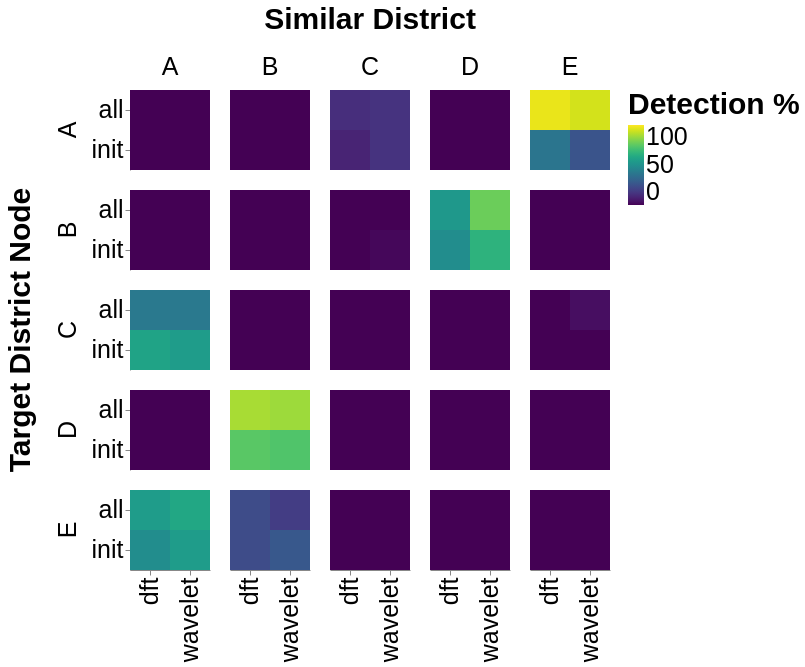

Notebook code for this chart:
### Code cell
import pandas as pd
import itertools
import altair as alt

# Get all unique values
all_targets = row_order
all_similars = sorted(plot_similar_P2_hyper['similar_districts'].unique())
all_metrics = sorted(plot_similar_P2_hyper['metric'].unique())
all_ep_tags = sorted(plot_similar_P2_hyper['ep_tag'].unique())

# 1. Create full Cartesian product of all combinations
all_combos = pd.DataFrame(
    list(itertools.product(all_targets, all_similars, all_metrics, all_ep_tags)),
    columns=['target_district_node', 'similar_districts', 'metric', 'ep_tag']
)

# 2. Merge with your actual data
plot_filled = all_combos.merge(
    plot_similar_P2_hyper,
    on=['target_district_node', 'similar_districts', 'metric', 'ep_tag'],
    how='left'
)

plot_filled = plot_filled[(plot_filled['metric'].isin(['wavelet', 'dft'])) & (plot_filled['ep_tag'] != 'selected')]

# 3. Fill missing values with 0
for col in ['detection', 'count', 'detection_pc']:
    if col in plot_filled.columns:
        plot_filled[col] = plot_filled[col].fillna(0)

# 4. Mark self-comparison cases
plot_filled['is_self'] = plot_filled['target_district_node'] == plot_filled['similar_districts']

# 5. Ensure categorical ordering
plot_filled['target_district_node'] = pd.Categorical(plot_filled['target_district_node'], categories=all_targets, ordered=True)
plot_filled['similar_districts'] = pd.Categorical(plot_filled['similar_districts'], categories=all_similars, ordered=True)

# 6. Build Altair chart with conditional color
base = alt.Chart(plot_filled).mark_rect().encode(
    x=alt.X('metric:N', title=''),
    y=alt.Y('ep_tag:N', title=''),
    color=alt.Color(
        'detection_pc:Q',
        scale=alt.Scale(domain=[0, 100], scheme='viridis'),
        title='Detection %',
        legend=alt.Legend(
            labelFontSize=25,
            titleFontSize=30,
            symbolSize=5000
        )
    ),
    tooltip=[
        'target_district_node:N',
        'similar_districts:N',
        'metric:N',
        'ep_tag:N',
        alt.Tooltip('detection_pc:Q', format='.1f', title='Detection %')
    ]
).properties(width=80, height=80)

heatmap = (
    base
    .facet(
        row=alt.Row('target_district_node:N', sort=all_targets, title='Target District Node'),
        column=alt.Column('similar_districts:N', title='Similar District')
    )
    .configure_view(stroke=None)

    # Axis labels & titles
    .configure_axis(
        labelFontSize=25,
        titleFontSize=30
    )

    # Facet labels (row/column headers)
    .configure_header(
        labelFontSize=25,
        titleFontSize=30
    )

    # Legend text & title
    .configure_legend(
        labelFontSize=25,
        titleFontSize=30
    )

    # Chart title
    .configure_title(
        fontSize=16
    )
)


heatmap

### Figure 1 — Vega-Lite specification as saved in the notebook (floating-point values rounded to 4 significant figures)
{"config": {"view": {"continuousWidth": 300, "continuousHeight": 300, "stroke": null}, "axis": {"labelFontSize": 25, "titleFontSize": 30}, "header": {"labelFontSize": 25, "titleFontSize": 30}, "legend": {"labelFontSize": 25, "titleFontSize": 30}, "title": {"fontSize": 16}}, "data": {"name": "data-d038bcf6a645fc0b268c14a86fb260aa"}, "facet": {"column": {"field": "similar_districts", "title": "Similar District", "type": "nominal"}, "row": {"field": "target_district_node", "sort": ["A", "B", "C", "D", "E"], "title": "Target District Node", "type": "nominal"}}, "spec": {"mark": {"type": "rect"}, "encoding": {"color": {"field": "detection_pc", "legend": {"labelFontSize": 25, "symbolSize": 5000, "titleFontSize": 30}, "scale": {"domain": [0, 100], "scheme": "viridis"}, "title": "Detection %", "type": "quantitative"}, "tooltip": [{"field": "target_district_node", "type": "nominal"}, {"field": "similar_districts", "type": "nominal"}, {"field": "metric", "type": "nominal"}, {"field": "ep_tag", "type": "nominal"}, {"field": "detection_pc", "format": ".1f", "title": "Detection %", "type": "quantitative"}], "x": {"field": "metric", "title": "", "type": "nominal"}, "y": {"field": "ep_tag", "title": "", "type": "nominal"}}, "height": 80, "width": 80}, "$schema": "https://vega.github.io/schema/vega-lite/v5.20.1.json", "datasets": {"data-d038bcf6a645fc0b268c14a86fb260aa": [{"target_district_node": "A", "similar_districts": "A", "metric": "dft", "ep_tag": "all", "final_state": null, "detection": 0.0, "count": 0.0, "detection_pc": 0.0, "is_self": true}, {"target_district_node": "A", "similar_districts": "A", "metric": "dft", "ep_tag": "init", "final_state": null, "detection": 0.0, "count": 0.0, "detection_pc": 0.0, "is_self": true}, {"target_district_node": "A", "similar_districts": "A", "metric": "wavelet", "ep_tag": "all", "final_state": null, "detection": 0.0, "count": 0.0, "detection_pc": 0.0, "is_self": true}, {"target_district_node": "A", "similar_districts": "A", "metric": "wavelet", "ep_tag": "init", "final_state": null, "detection": 0.0, "count": 0.0, "detection_pc": 0.0, "is_self": true}, {"target_district_node": "A", "similar_districts": "B", "metric": "dft", "ep_tag": "all", "final_state": "LH", "detection": 0.0, "count": 62.0, "detection_pc": 0.0, "is_self": false}, {"target_district_node": "A", "similar_districts": "B", "metric": "dft", "ep_tag": "init", "final_state": "LH", "detection": 0.0, "count": 62.0, "detection_pc": 0.0, "is_self": false}, {"target_district_node": "A", "similar_districts": "B", "metric": "wavelet", "ep_tag": "all", "final_state": "LH", "detection": 0.0, "count": 62.0, "detection_pc": 0.0, "is_self": false}, {"target_district_node": "A", "similar_districts": "B", "metric": "wavelet", "ep_tag": "init", "final_state": "LH", "detection": 0.0, "count": 62.0, "detection_pc": 0.0, "is_self": false}, {"target_district_node": "A", "similar_districts": "C", "metric": "dft", "ep_tag": "all", "final_state": "LH", "detection": 8.0, "count": 62.0, "detection_pc": 12.9, "is_self": false}, {"target_district_node": "A", "similar_districts": "C", "metric": "dft", "ep_tag": "init", "final_state": "LH", "detection": 6.0, "count": 62.0, "detection_pc": 9.677, "is_self": false}, {"target_district_node": "A", "similar_districts": "C", "metric": "wavelet", "ep_tag": "all", "final_state": "LH", "detection": 9.0, "count": 62.0, "detection_pc": 14.52, "is_self": false}, {"target_district_node": "A", "similar_districts": "C", "metric": "wavelet", "ep_tag": "init", "final_state": "LH", "detection": 9.0, "count": 62.0, "detection_pc": 14.52, "is_self": false}, {"target_district_node": "A", "similar_districts": "D", "metric": "dft", "ep_tag": "all", "final_state": "LH", "detection": 0.0, "count": 62.0, "detection_pc": 0.0, "is_self": false}, {"target_district_node": "A", "similar_districts": "D", "metric": "dft", "ep_tag": "init", "final_state": "LH", "detection": 0.0, "count": 62.0, "detection_pc": 0.0, "is_self": false}, {"target_district_node": "A", "similar_districts": "D", "metric": "wavelet", "ep_tag": "all", "final_state": "LH", "detection": 0.0, "count": 62.0, "detection_pc": 0.0, "is_self": false}, {"target_district_node": "A", "similar_districts": "D", "metric": "wavelet", "ep_tag": "init", "final_state": "LH", "detection": 0.0, "count": 62.0, "detection_pc": 0.0, "is_self": false}, {"target_district_node": "A", "similar_districts": "E", "metric": "dft", "ep_tag": "all", "final_state": "LH", "detection": 30.0, "count": 31.0, "detection_pc": 96.77, "is_self": false}, {"target_district_node": "A", "similar_districts": "E", "metric": "dft", "ep_tag": "init", "final_state": "LH", "detection": 12.0, "count": 31.0, "detection_pc": 38.71, "is_self": false}, {"target_district_node": "A", "similar_districts": "E", "metric": "wavelet", "ep_tag": "all", "final_state": "LH", "detection": 29.0, "count": 31.0, "detection_pc": 93.55, "is_self": false}, {"target_district_node": "A", "similar_districts": "E", "metric": "wavelet", "ep_tag": "init", "final_state": "LH", "detection": 8.0, "count": 31.0, "detection_pc": 25.81, "is_self": false}, {"target_district_node": "B", "similar_districts": "A", "metric": "dft", "ep_tag": "all", "final_state": "LH", "detection": 0.0, "count": 62.0, "detection_pc": 0.0, "is_self": false}, {"target_district_node": "B", "similar_districts": "A", "metric": "dft", "ep_tag": "init", "final_state": "LH", "detection": 0.0, "count": 62.0, "detection_pc": 0.0, "is_self": false}, {"target_district_node": "B", "similar_districts": "A", "metric": "wavelet", "ep_tag": "all", "final_state": "LH", "detection": 0.0, "count": 62.0, "detection_pc": 0.0, "is_self": false}, {"target_district_node": "B", "similar_districts": "A", "metric": "wavelet", "ep_tag": "init", "final_state": "LH", "detection": 0.0, "count": 62.0, "detection_pc": 0.0, "is_self": false}, {"target_district_node": "B", "similar_districts": "B", "metric": "dft", "ep_tag": "all", "final_state": null, "detection": 0.0, "count": 0.0, "detection_pc": 0.0, "is_self": true}, {"target_district_node": "B", "similar_districts": "B", "metric": "dft", "ep_tag": "init", "final_state": null, "detection": 0.0, "count": 0.0, "detection_pc": 0.0, "is_self": true}, {"target_district_node": "B", "similar_districts": "B", "metric": "wavelet", "ep_tag": "all", "final_state": null, "detection": 0.0, "count": 0.0, "detection_pc": 0.0, "is_self": true}, {"target_district_node": "B", "similar_districts": "B", "metric": "wavelet", "ep_tag": "init", "final_state": null, "detection": 0.0, "count": 0.0, "detection_pc": 0.0, "is_self": true}, {"target_district_node": "B", "similar_districts": "C", "metric": "dft", "ep_tag": "all", "final_state": "LH", "detection": 0.0, "count": 62.0, "detection_pc": 0.0, "is_self": false}, {"target_district_node": "B", "similar_districts": "C", "metric": "dft", "ep_tag": "init", "final_state": "LH", "detection": 0.0, "count": 62.0, "detection_pc": 0.0, "is_self": false}, {"target_district_node": "B", "similar_districts": "C", "metric": "wavelet", "ep_tag": "all", "final_state": "LH", "detection": 0.0, "count": 62.0, "detection_pc": 0.0, "is_self": false}, {"target_district_node": "B", "similar_districts": "C", "metric": "wavelet", "ep_tag": "init", "final_state": "LH", "detection": 1.0, "count": 62.0, "detection_pc": 1.613, "is_self": false}, {"target_district_node": "B", "similar_districts": "D", "metric": "dft", "ep_tag": "all", "final_state": "LH", "detection": 33.0, "count": 62.0, "detection_pc": 53.23, "is_self": false}, {"target_district_node": "B", "similar_districts": "D", "metric": "dft", "ep_tag": "init", "final_state": "LH", "detection": 30.0, "count": 62.0, "detection_pc": 48.39, "is_self": false}, {"target_district_node": "B", "similar_districts": "D", "metric": "wavelet", "ep_tag": "all", "final_state": "LH", "detection": 48.0, "count": 62.0, "detection_pc": 77.42, "is_self": false}, {"target_district_node": "B", "similar_districts": "D", "metric": "wavelet", "ep_tag": "init", "final_state": "LH", "detection": 40.0, "count": 62.0, "detection_pc": 64.52, "is_self": false}, {"target_district_node": "B", "similar_districts": "E", "metric": "dft", "ep_tag": "all", "final_state": "LH", "detection": 0.0, "count": 31.0, "detection_pc": 0.0, "is_self": false}, {"target_district_node": "B", "similar_districts": "E", "metric": "dft", "ep_tag": "init", "final_state": "LH", "detection": 0.0, "count": 31.0, "detection_pc": 0.0, "is_self": false}, {"target_district_node": "B", "similar_districts": "E", "metric": "wavelet", "ep_tag": "all", "final_state": "LH", "detection": 0.0, "count": 31.0, "detection_pc": 0.0, "is_self": false}, {"target_district_node": "B", "similar_districts": "E", "metric": "wavelet", "ep_tag": "init", "final_state": "LH", "detection": 0.0, "count": 31.0, "detection_pc": 0.0, "is_self": false}, {"target_district_node": "C", "similar_districts": "A", "metric": "dft", "ep_tag": "all", "final_state": "LH", "detection": 25.0, "count": 62.0, "detection_pc": 40.32, "is_self": false}, {"target_district_node": "C", "similar_districts": "A", "metric": "dft", "ep_tag": "init", "final_state": "LH", "detection": 36.0, "count": 62.0, "detection_pc": 58.06, "is_self": false}, {"target_district_node": "C", "similar_districts": "A", "metric": "wavelet", "ep_tag": "all", "final_state": "LH", "detection": 25.0, "count": 62.0, "detection_pc": 40.32, "is_self": false}, {"target_district_node": "C", "similar_districts": "A", "metric": "wavelet", "ep_tag": "init", "final_state": "LH", "detection": 34.0, "count": 62.0, "detection_pc": 54.84, "is_self": false}, {"target_district_node": "C", "similar_districts": "B", "metric": "dft", "ep_tag": "all", "final_state": "LH", "detection": 0.0, "count": 62.0, "detection_pc": 0.0, "is_self": false}, {"target_district_node": "C", "similar_districts": "B", "metric": "dft", "ep_tag": "init", "final_state": "LH", "detection": 0.0, "count": 62.0, "detection_pc": 0.0, "is_self": false}, {"target_district_node": "C", "similar_districts": "B", "metric": "wavelet", "ep_tag": "all", "final_state": "LH", "detection": 0.0, "count": 62.0, "detection_pc": 0.0, "is_self": false}, {"target_district_node": "C", "similar_districts": "B", "metric": "wavelet", "ep_tag": "init", "final_state": "LH", "detection": 0.0, "count": 62.0, "detection_pc": 0.0, "is_self": false}, {"target_district_node": "C", "similar_districts": "C", "metric": "dft", "ep_tag": "all", "final_state": null, "detection": 0.0, "count": 0.0, "detection_pc": 0.0, "is_self": true}, {"target_district_node": "C", "similar_districts": "C", "metric": "dft", "ep_tag": "init", "final_state": null, "detection": 0.0, "count": 0.0, "detection_pc": 0.0, "is_self": true}, {"target_district_node": "C", "similar_districts": "C", "metric": "wavelet", "ep_tag": "all", "final_state": null, "detection": 0.0, "count": 0.0, "detection_pc": 0.0, "is_self": true}, {"target_district_node": "C", "similar_districts": "C", "metric": "wavelet", "ep_tag": "init", "final_state": null, "detection": 0.0, "count": 0.0, "detection_pc": 0.0, "is_self": true}, {"target_district_node": "C", "similar_districts": "D", "metric": "dft", "ep_tag": "all", "final_state": "LH", "detection": 0.0, "count": 62.0, "detection_pc": 0.0, "is_self": false}, {"target_district_node": "C", "similar_districts": "D", "metric": "dft", "ep_tag": "init", "final_state": "LH", "detection": 0.0, "count": 62.0, "detection_pc": 0.0, "is_self": false}, {"target_district_node": "C", "similar_districts": "D", "metric": "wavelet", "ep_tag": "all", "final_state": "LH", "detection": 0.0, "count": 62.0, "detection_pc": 0.0, "is_self": false}, {"target_district_node": "C", "similar_districts": "D", "metric": "wavelet", "ep_tag": "init", "final_state": "LH", "detection": 0.0, "count": 62.0, "detection_pc": 0.0, "is_self": false}, {"target_district_node": "C", "similar_districts": "E", "metric": "dft", "ep_tag": "all", "final_state": "LH", "detection": 0.0, "count": 31.0, "detection_pc": 0.0, "is_self": false}, {"target_district_node": "C", "similar_districts": "E", "metric": "dft", "ep_tag": "init", "final_state": "LH", "detection": 0.0, "count": 31.0, "detection_pc": 0.0, "is_self": false}, {"target_district_node": "C", "similar_districts": "E", "metric": "wavelet", "ep_tag": "all", "final_state": "LH", "detection": 1.0, "count": 31.0, "detection_pc": 3.226, "is_self": false}, {"target_district_node": "C", "similar_districts": "E", "metric": "wavelet", "ep_tag": "init", "final_state": "LH", "detection": 0.0, "count": 31.0, "detection_pc": 0.0, "is_self": false}, {"target_district_node": "D", "similar_districts": "A", "metric": "dft", "ep_tag": "all", "final_state": "LH", "detection": 0.0, "count": 62.0, "detection_pc": 0.0, "is_self": false}, {"target_district_node": "D", "similar_districts": "A", "metric": "dft", "ep_tag": "init", "final_state": "LH", "detection": 0.0, "count": 62.0, "detection_pc": 0.0, "is_self": false}, {"target_district_node": "D", "similar_districts": "A", "metric": "wavelet", "ep_tag": "all", "final_state": "LH", "detection": 0.0, "count": 62.0, "detection_pc": 0.0, "is_self": false}, {"target_district_node": "D", "similar_districts": "A", "metric": "wavelet", "ep_tag": "init", "final_state": "LH", "detection": 0.0, "count": 62.0, "detection_pc": 0.0, "is_self": false}, {"target_district_node": "D", "similar_districts": "B", "metric": "dft", "ep_tag": "all", "final_state": "LH", "detection": 54.0, "count": 62.0, "detection_pc": 87.1, "is_self": false}, {"target_district_node": "D", "similar_districts": "B", "metric": "dft", "ep_tag": "init", "final_state": "LH", "detection": 46.0, "count": 62.0, "detection_pc": 74.19, "is_self": false}, {"target_district_node": "D", "similar_districts": "B", "metric": "wavelet", "ep_tag": "all", "final_state": "LH", "detection": 53.0, "count": 62.0, "detection_pc": 85.48, "is_self": false}, {"target_district_node": "D", "similar_districts": "B", "metric": "wavelet", "ep_tag": "init", "final_state": "LH", "detection": 45.0, "count": 62.0, "detection_pc": 72.58, "is_self": false}, {"target_district_node": "D", "similar_districts": "C", "metric": "dft", "ep_tag": "all", "final_state": "LH", "detection": 0.0, "count": 62.0, "detection_pc": 0.0, "is_self": false}, {"target_district_node": "D", "similar_districts": "C", "metric": "dft", "ep_tag": "init", "final_state": "LH", "detection": 0.0, "count": 62.0, "detection_pc": 0.0, "is_self": false}, {"target_district_node": "D", "similar_districts": "C", "metric": "wavelet", "ep_tag": "all", "final_state": "LH", "detection": 0.0, "count": 62.0, "detection_pc": 0.0, "is_self": false}, {"target_district_node": "D", "similar_districts": "C", "metric": "wavelet", "ep_tag": "init", "final_state": "LH", "detection": 0.0, "count": 62.0, "detection_pc": 0.0, "is_self": false}, {"target_district_node": "D", "similar_districts": "D", "metric": "dft", "ep_tag": "all", "final_state": null, "detection": 0.0, "count": 0.0, "detection_pc": 0.0, "is_self": true}, {"target_district_node": "D", "similar_districts": "D", "metric": "dft", "ep_tag": "init", "final_state": null, "detection": 0.0, "count": 0.0, "detection_pc": 0.0, "is_self": true}, {"target_district_node": "D", "similar_districts": "D", "metric": "wavelet", "ep_tag": "all", "final_state": null, "detection": 0.0, "count": 0.0, "detection_pc": 0.0, "is_self": true}, {"target_district_node": "D", "similar_districts": "D", "metric": "wavelet", "ep_tag": "init", "final_state": null, "detection": 0.0, "count": 0.0, "detection_pc": 0.0, "is_self": true}, {"target_district_node": "D", "similar_districts": "E", "metric": "dft", "ep_tag": "all", "final_state": "LH", "detection": 0.0, "count": 31.0, "detection_pc": 0.0, "is_self": false}, {"target_district_node": "D", "similar_districts": "E", "metric": "dft", "ep_tag": "init", "final_state": "LH", "detection": 0.0, "count": 31.0, "detection_pc": 0.0, "is_self": false}, {"target_district_node": "D", "similar_districts": "E", "metric": "wavelet", "ep_tag": "all", "final_state": "LH", "detection": 0.0, "count": 31.0, "detection_pc": 0.0, "is_self": false}, {"target_district_node": "D", "similar_districts": "E", "metric": "wavelet", "ep_tag": "init", "final_state": "LH", "detection": 0.0, "count": 31.0, "detection_pc": 0.0, "is_self": false}, {"target_district_node": "E", "similar_districts": "A", "metric": "dft", "ep_tag": "all", "final_state": "LH", "detection": 34.0, "count": 62.0, "detection_pc": 54.84, "is_self": false}, {"target_district_node": "E", "similar_districts": "A", "metric": "dft", "ep_tag": "init", "final_state": "LH", "detection": 30.0, "count": 62.0, "detection_pc": 48.39, "is_self": false}, {"target_district_node": "E", "similar_districts": "A", "metric": "wavelet", "ep_tag": "all", "final_state": "LH", "detection": 37.0, "count": 62.0, "detection_pc": 59.68, "is_self": false}, {"target_district_node": "E", "similar_districts": "A", "metric": "wavelet", "ep_tag": "init", "final_state": "LH", "detection": 34.0, "count": 62.0, "detection_pc": 54.84, "is_self": false}, {"target_district_node": "E", "similar_districts": "B", "metric": "dft", "ep_tag": "all", "final_state": "LH", "detection": 14.0, "count": 62.0, "detection_pc": 22.58, "is_self": false}, {"target_district_node": "E", "similar_districts": "B", "metric": "dft", "ep_tag": "init", "final_state": "LH", "detection": 14.0, "count": 62.0, "detection_pc": 22.58, "is_self": false}, {"target_district_node": "E", "similar_districts": "B", "metric": "wavelet", "ep_tag": "all", "final_state": "LH", "detection": 11.0, "count": 62.0, "detection_pc": 17.74, "is_self": false}, {"target_district_node": "E", "similar_districts": "B", "metric": "wavelet", "ep_tag": "init", "final_state": "LH", "detection": 17.0, "count": 62.0, "detection_pc": 27.42, "is_self": false}, {"target_district_node": "E", "similar_districts": "C", "metric": "dft", "ep_tag": "all", "final_state": "LH", "detection": 0.0, "count": 62.0, "detection_pc": 0.0, "is_self": false}, {"target_district_node": "E", "similar_districts": "C", "metric": "dft", "ep_tag": "init", "final_state": "LH", "detection": 0.0, "count": 62.0, "detection_pc": 0.0, "is_self": false}, {"target_district_node": "E", "similar_districts": "C", "metric": "wavelet", "ep_tag": "all", "final_state": "LH", "detection": 0.0, "count": 62.0, "detection_pc": 0.0, "is_self": false}, {"target_district_node": "E", "similar_districts": "C", "metric": "wavelet", "ep_tag": "init", "final_state": "LH", "detection": 0.0, "count": 62.0, "detection_pc": 0.0, "is_self": false}, {"target_district_node": "E", "similar_districts": "D", "metric": "dft", "ep_tag": "all", "final_state": "LH", "detection": 0.0, "count": 31.0, "detection_pc": 0.0, "is_self": false}, {"target_district_node": "E", "similar_districts": "D", "metric": "dft", "ep_tag": "init", "final_state": "LH", "detection": 0.0, "count": 31.0, "detection_pc": 0.0, "is_self": false}, {"target_district_node": "E", "similar_districts": "D", "metric": "wavelet", "ep_tag": "all", "final_state": "LH", "detection": 0.0, "count": 31.0, "detection_pc": 0.0, "is_self": false}, {"target_district_node": "E", "similar_districts": "D", "metric": "wavelet", "ep_tag": "init", "final_state": "LH", "detection": 0.0, "count": 31.0, "detection_pc": 0.0, "is_self": false}, {"target_district_node": "E", "similar_districts": "E", "metric": "dft", "ep_tag": "all", "final_state": null, "detection": 0.0, "count": 0.0, "detection_pc": 0.0, "is_self": true}, {"target_district_node": "E", "similar_districts": "E", "metric": "dft", "ep_tag": "init", "final_state": null, "detection": 0.0, "count": 0.0, "detection_pc": 0.0, "is_self": true}, {"target_district_node": "E", "similar_districts": "E", "metric": "wavelet", "ep_tag": "all", "final_state": null, "detection": 0.0, "count": 0.0, "detection_pc": 0.0, "is_self": true}, {"target_district_node": "E", "similar_districts": "E", "metric": "wavelet", "ep_tag": "init", "final_state": null, "detection": 0.0, "count": 0.0, "detection_pc": 0.0, "is_self": true}]}}
